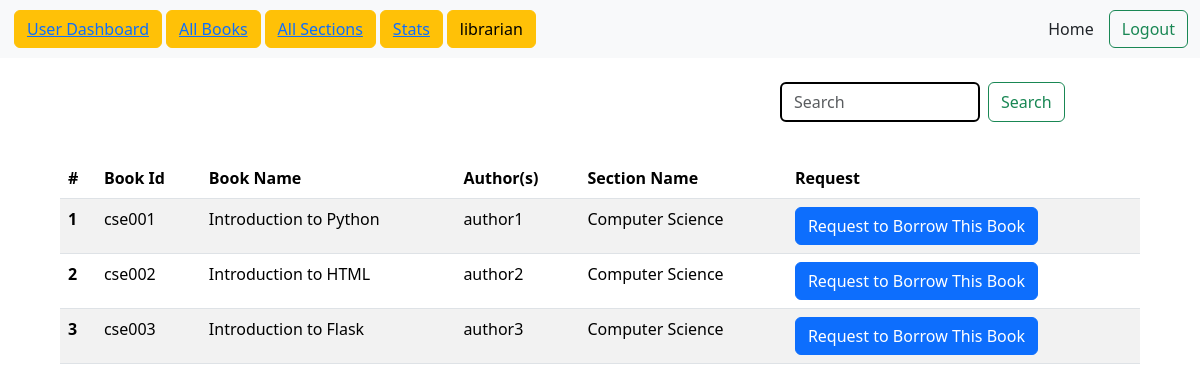
Page /user_dashboard/librarian/CSE on the committed database.
### application/model.py (models this page shows)
class LoginCredentials(db.Model):
    username = db.Column(db.String(20), primary_key = True)
    password = db.Column(db.String(16), nullable = False)
    type = db.Column(db.String(), default="user")

class Books(db.Model):
    book_id = db.Column(db.String(10), primary_key = True)
    book_name = db.Column(db.String(50), nullable = False)
    date_created = db.Column(db.DateTime(), default = datetime.now)
    last_updated = db.Column(db.DateTime(), default = datetime.now)
    section_id = db.Column(db.String(), db.ForeignKey("sections.section_id"), nullable = False)
    content = db.Column(db.String(), nullable = False)            # few lines of text
    authors = db.Column(db.String(), nullable = False)
    total_copies = db.Column(db.Integer(), nullable = False)
    available_copies = db.Column(db.Integer())
    issued_copies = db.Column(db.Integer())
    sold_copies = db.Column(db.Integer())
    book_price = db.Column(db.Integer(), default = 0)
    requested_books = db.relationship("RequestedBooks", backref="books", cascade="all, delete-orphan, save-update")
    currently_issued_books = db.relationship("CurrentlyIssuedBooks", backref="books", cascade="all, delete-orphan, save-update")
    sold_books = db.relationship("SoldBooks", backref="books", cascade="all, delete-orphan, save-update")

class Sections(db.Model):
    section_id = db.Column(db.String(10), primary_key = True)
    section_name = db.Column(db.String(50), nullable = False)
    date_created = db.Column(db.DateTime(), default = datetime.now)
    last_updated = db.Column(db.DateTime(), default = datetime.now)
    description = db.Column(db.String(200))
    books = db.relationship("Books", backref="section", cascade="all, delete-orphan, save-update")

### application/controllers.py (the view)
@app.route("/user_dashboard/<username>/<section_id>", methods = ["GET", "POST"])
def user_single_sections(username, section_id):
    books = Books.query.filter_by(section_id = section_id)
    this_user = LoginCredentials.query.get(username)
    return render_template("user_section_view.html", books = books, username = this_user.username)

### templates/user_section_view.html (shortened to what this page needs)
{% extends "user_dashboard.html" %}
{% block content %}
{% if books %}
<table class="table table-striped custom-table" style="width: 150%; margin-left: -25%;">
    <thead>
      <tr>
        <th scope="col">#</th>
        <th scope="col">Book Id</th>
        <th scope="col">Book Name</th>
        <th scope="col">Author(s)</th>
        <th scope="col">Section Name</th>
        <th scope="col">Request</th>
      </tr>
    </thead>
    <tbody>
    {% for book in books %}
      <tr>
        <th scope="row">{{ loop.index }}</th>
        <td>{{ book.book_id }}</td>
        <td>{{ book.book_name }}</td>
        <td>{{ book.authors }}</td>
        <td>{{ book.section.section_name }}</td>
        {% if book.available_copies > 0 %}
        <td>
          <form action="/user_dashboard/{{username}}/borrow" method="post">
            <button type="submit" id="book_id" name="book_id" value="{{book.book_id}}" class="btn btn-primary">
              Request to Borrow This Book
            </button>
          </form>
        </td>
        {% else %}
        <td>Currently Unavailable</td>
        {% endif %}
      </tr>
    {% endfor %}
    </tbody>
</table>
{% endif %}
{% endblock content %}

### templates/user_dashboard.html (shortened to what this page needs)
<!DOCTYPE html>
<html lang="en">
<head>
    <link rel="stylesheet" href="/static/librarian_dashboard.css">
    <link href="https://cdn.jsdelivr.net/npm/bootstrap@5.3.2/dist/css/bootstrap.min.css" rel="stylesheet">
</head>
<body id="body">
    <nav class="navbar navbar-expand-lg bg-body-tertiary">
        <div id="navbar" class="container-fluid">
          <div class="collapse navbar-collapse" id="navbarSupportedContent">
            <ul class="navbar-nav me-auto mb-2 mb-lg-0">
              <li class="nav-item">
                <button id="all-books" type="button" style="margin: 2px;" class="btn btn-warning"><a aria-current="page" href="/user_dashboard/{{username}}">User Dashboard</a></button>
              </li>
              <li class="nav-item">
                <button id="all-books" type="button" style="margin: 2px;" class="btn btn-warning"><a aria-current="page" href="/user_dashboard/{{username}}/all_books">All Books</a></button>
              </li>
              <li class="nav-item">
                <button id="all-books" type="button" style="margin: 2px;" class="btn btn-warning"><a aria-current="page" href="/user_dashboard/{{username}}/all_sections">All Sections</a></button>
              </li>
              <li class="nav-item">
                <button id="all-books" type="button" style="margin: 2px;" class="btn btn-warning"><a aria-current="page" href="/user_stats/{{username}}">Stats</a></button>
              </li>
              <li class="nav-item">
                <button id="all-books" type="button" style="margin: 2px;" class="btn btn-warning">{{username}}</button>
              </li>
            </ul>
            <a class="nav-link active" aria-current="page" href="/" style="margin-right: 15px;">Home</a>
            <form action="/user_dashboard/{{username}}" method="post">
              <button class="btn btn-outline-success" type="submit" name="logout" value="logout">Logout</button>
            </form>
          </div>
        </div>
      </nav>
      <br>
      <div>
        <form id="search-bar-form" class="d-flex" role="search" action="/user_search_result/{{username}}" method="post">
            <input id="search-bar-area" class="form-control me-2" type="search" placeholder="Search" name="search-bar-area" aria-label="Search">
            <button class="btn btn-outline-success" type="submit">Search</button>
        </form>
      </div>
      <div id="content">
        {% block content %}{% endblock %}
      </div>
</body>
</html>

### static/librarian_dashboard.css (style rules this page uses)
#search-bar-area { margin-left: 65%; width: 200px; border: 2px solid black; display: inline-block; }
#content { margin-top: 3%; margin-left: 20%; margin-right: 20%; }

### rows in the picture
LoginCredentials: username "librarian"
Books: book_id "cse001", book_name "Introduction to Python", authors "author1", section.section_name "Computer Science"
Books: book_id "cse002", book_name "Introduction to HTML", authors "author2", section.section_name "Computer Science"
Books: book_id "cse003", book_name "Introduction to Flask", authors "author3", section.section_name "Computer Science"
